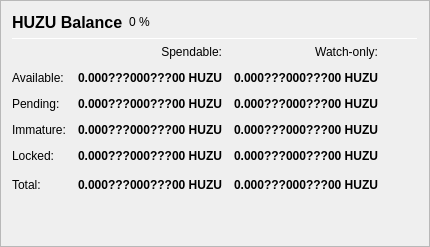
                   <widget class="QFrame" name="frame_Balances">
                    <property name="frameShape">
                     <enum>QFrame::StyledPanel</enum>
                    </property>
                    <property name="frameShadow">
                     <enum>QFrame::Raised</enum>
                    </property>
                    <layout class="QVBoxLayout" name="verticalLayout_4">
                     <item>
                      <layout class="QHBoxLayout" name="horizontalLayout_4">
                       <item>
                        <widget class="QLabel" name="label_5">
                         <property name="minimumSize">
                          <size>
                           <width>0</width>
                           <height>20</height>
                          </size>
                         </property>
                         <property name="font">
                          <font>
                           <pointsize>12</pointsize>
                           <weight>75</weight>
                           <bold>true</bold>
                          </font>
                         </property>
                         <property name="text">
                          <string>HUZU Balance</string>
                         </property>
                        </widget>
                       </item>
                       <item>
                        <widget class="QLabel" name="labelHUZUPercent">
                         <property name="text">
                          <string notr="true">0 %</string>
                         </property>
                        </widget>
                       </item>
                       <item>
                        <spacer name="horizontalSpacer_3">
                         <property name="orientation">
                          <enum>Qt::Horizontal</enum>
                         </property>
                         <property name="sizeHint" stdset="0">
                          <size>
                           <width>40</width>
                           <height>20</height>
                          </size>
                         </property>
                        </spacer>
                       </item>
                      </layout>
                     </item>
                     <item>
                      <widget class="Line" name="line_Balance">
                       <property name="minimumSize">
                        <size>
                         <width>0</width>
                         <height>1</height>
                        </size>
                       </property>
                       <property name="maximumSize">
                        <size>
                         <width>16777215</width>
                         <height>1</height>
                        </size>
                       </property>
                       <property name="orientation">
                        <enum>Qt::Horizontal</enum>
                       </property>
                      </widget>
                     </item>
                     <item>
                      <layout class="QGridLayout" name="gridLayout">
                       <property name="spacing">
                        <number>12</number>
                       </property>
                       <item row="0" column="1">
                        <widget class="QLabel" name="labelSpendable">
                         <property name="text">
                          <string>Spendable:</string>
                         </property>
                         <property name="alignment">
                          <set>Qt::AlignRight|Qt::AlignTrailing|Qt::AlignVCenter</set>
                         </property>
                        </widget>
                       </item>
                       <item row="0" column="2">
                        <widget class="QLabel" name="labelWatchonly">
                         <property name="text">
                          <string>Watch-only:</string>
                         </property>
                         <property name="alignment">
                          <set>Qt::AlignRight|Qt::AlignTrailing|Qt::AlignVCenter</set>
                         </property>
                        </widget>
                       </item>
                       <item row="1" column="0">
                        <widget class="QLabel" name="labelBalanceText">
                         <property name="text">
                          <string>Available:</string>
                         </property>
                        </widget>
                       </item>
                       <item row="1" column="1">
                        <widget class="QLabel" name="labelBalance">
                         <property name="font">
                          <font>
                           <weight>75</weight>
                           <bold>true</bold>
                          </font>
                         </property>
                         <property name="cursor">
                          <cursorShape>IBeamCursor</cursorShape>
                         </property>
                         <property name="toolTip">
                          <string>Your current spendable balance</string>
                         </property>
                         <property name="text">
                          <string notr="true">0.000???000???00 HUZU</string>
                         </property>
                         <property name="alignment">
                          <set>Qt::AlignRight|Qt::AlignTrailing|Qt::AlignVCenter</set>
                         </property>
                         <property name="textInteractionFlags">
                          <set>Qt::LinksAccessibleByMouse|Qt::TextSelectableByKeyboard|Qt::TextSelectableByMouse</set>
                         </property>
                        </widget>
                       </item>
                       <item row="1" column="2">
                        <widget class="QLabel" name="labelWatchAvailable">
                         <property name="font">
                          <font>
                           <weight>75</weight>
                           <bold>true</bold>
                          </font>
                         </property>
                         <property name="cursor">
                          <cursorShape>IBeamCursor</cursorShape>
                         </property>
                         <property name="toolTip">
                          <string>Your current balance in watch-only addresses</string>
                         </property>
                         <property name="text">
                          <string notr="true">0.000???000???00 HUZU</string>
                         </property>
                         <property name="alignment">
                          <set>Qt::AlignRight|Qt::AlignTrailing|Qt::AlignVCenter</set>
                         </property>
                         <property name="textInteractionFlags">
                          <set>Qt::LinksAccessibleByMouse|Qt::TextSelectableByKeyboard|Qt::TextSelectableByMouse</set>
                         </property>
                        </widget>
                       </item>
                       <item row="2" column="0">
                        <widget class="QLabel" name="labelPendingText">
                         <property name="text">
                          <string>Pending:</string>
                         </property>
                        </widget>
                       </item>
                       <item row="2" column="1">
                        <widget class="QLabel" name="labelUnconfirmed">
                         <property name="font">
                          <font>
                           <weight>75</weight>
                           <bold>true</bold>
                          </font>
                         </property>
                         <property name="cursor">
                          <cursorShape>IBeamCursor</cursorShape>
                         </property>
                         <property name="toolTip">
                          <string>Total of transactions that have yet to be confirmed, and do not yet count toward the spendable balance</string>
                         </property>
                         <property name="text">
                          <string notr="true">0.000???000???00 HUZU</string>
                         </property>
                         <property name="alignment">
                          <set>Qt::AlignRight|Qt::AlignTrailing|Qt::AlignVCenter</set>
                         </property>
                         <property name="textInteractionFlags">
                          <set>Qt::LinksAccessibleByMouse|Qt::TextSelectableByKeyboard|Qt::TextSelectableByMouse</set>
                         </property>
                        </widget>
                       </item>
                       <item row="2" column="2">
                        <widget class="QLabel" name="labelWatchPending">
                         <property name="font">
                          <font>
                           <weight>75</weight>
                           <bold>true</bold>
                          </font>
                         </property>
                         <property name="cursor">
                          <cursorShape>IBeamCursor</cursorShape>
                         </property>
                         <property name="toolTip">
                          <string>Unconfirmed transactions to watch-only addresses</string>
                         </property>
                         <property name="text">
                          <string notr="true">0.000???000???00 HUZU</string>
                         </property>
                         <property name="alignment">
                          <set>Qt::AlignRight|Qt::AlignTrailing|Qt::AlignVCenter</set>
                         </property>
                         <property name="textInteractionFlags">
                          <set>Qt::LinksAccessibleByMouse|Qt::TextSelectableByKeyboard|Qt::TextSelectableByMouse</set>
                         </property>
                        </widget>
                       </item>
                       <item row="3" column="0">
                        <widget class="QLabel" name="labelImmatureText">
                         <property name="text">
                          <string>Immature:</string>
                         </property>
                        </widget>
                       </item>
                       <item row="3" column="1">
                        <widget class="QLabel" name="labelImmature">
                         <property name="font">
                          <font>
                           <weight>75</weight>
                           <bold>true</bold>
                          </font>
                         </property>
                         <property name="cursor">
                          <cursorShape>IBeamCursor</cursorShape>
                         </property>
                         <property name="toolTip">
                          <string>Staked or masternode rewards that has not yet matured</string>
                         </property>
                         <property name="text">
                          <string notr="true">0.000???000???00 HUZU</string>
                         </property>
                         <property name="alignment">
                          <set>Qt::AlignRight|Qt::AlignTrailing|Qt::AlignVCenter</set>
                         </property>
                         <property name="textInteractionFlags">
                          <set>Qt::LinksAccessibleByMouse|Qt::TextSelectableByKeyboard|Qt::TextSelectableByMouse</set>
                         </property>
                        </widget>
                       </item>
                       <item row="3" column="2">
                        <widget class="QLabel" name="labelWatchImmature">
                         <property name="font">
                          <font>
                           <weight>75</weight>
                           <bold>true</bold>
                          </font>
                         </property>
                         <property name="cursor">
                          <cursorShape>IBeamCursor</cursorShape>
                         </property>
                         <property name="toolTip">
                          <string>Staked or masternode rewards in watch-only addresses that has not yet matured</string>
                         </property>
                         <property name="text">
                          <string notr="true">0.000???000???00 HUZU</string>
                         </property>
                         <property name="alignment">
                          <set>Qt::AlignRight|Qt::AlignTrailing|Qt::AlignVCenter</set>
                         </property>
                         <property name="textInteractionFlags">
                          <set>Qt::LinksAccessibleByMouse|Qt::TextSelectableByKeyboard|Qt::TextSelectableByMouse</set>
                         </property>
                        </widget>
                       </item>
                       <item row="4" column="0">
                        <widget class="QLabel" name="labelLockedBalanceText">
                         <property name="toolTip">
                          <string>Locked HUZU or Masternode collaterals. These are excluded from zHUZU minting.</string>
                         </property>
                         <property name="text">
                          <string>Locked:</string>
                         </property>
                        </widget>
                       </item>
                       <item row="4" column="1">
                        <widget class="QLabel" name="labelLockedBalance">
                         <property name="font">
                          <font>
                           <weight>75</weight>
                           <bold>true</bold>
                          </font>
                         </property>
                         <property name="cursor">
                          <cursorShape>IBeamCursor</cursorShape>
                         </property>
                         <property name="toolTip">
                          <string>Locked HUZU or Masternode collaterals. These are excluded from zHUZU minting.</string>
                         </property>
                         <property name="text">
                          <string notr="true">0.000???000???00 HUZU</string>
                         </property>
                         <property name="alignment">
                          <set>Qt::AlignRight|Qt::AlignTrailing|Qt::AlignVCenter</set>
                         </property>
                         <property name="textInteractionFlags">
                          <set>Qt::LinksAccessibleByMouse|Qt::TextSelectableByKeyboard|Qt::TextSelectableByMouse</set>
                         </property>
                        </widget>
                       </item>
                       <item row="4" column="2">
                        <widget class="QLabel" name="labelWatchLocked">
                         <property name="font">
                          <font>
                           <weight>75</weight>
                           <bold>true</bold>
                          </font>
                         </property>
                         <property name="cursor">
                          <cursorShape>IBeamCursor</cursorShape>
                         </property>
                         <property name="toolTip">
                          <string>Current locked balance in watch-only addresses</string>
                         </property>
                         <property name="text">
                          <string notr="true">0.000???000???00 HUZU</string>
                         </property>
                         <property name="alignment">
                          <set>Qt::AlignRight|Qt::AlignTrailing|Qt::AlignVCenter</set>
                         </property>
                         <property name="textInteractionFlags">
                          <set>Qt::LinksAccessibleByMouse|Qt::TextSelectableByKeyboard|Qt::TextSelectableByMouse</set>
                         </property>
                        </widget>
                       </item>
                       <item row="5" column="0">
                        <widget class="QLabel" name="labelTotalText">
                         <property name="toolTip">
                          <string>Your current HUZU balance, unconfirmed and immature transactions included</string>
                         </property>
                         <property name="text">
                          <string>Total:</string>
                         </property>
                        </widget>
                       </item>
                       <item row="5" column="1">
                        <widget class="QLabel" name="labelTotal">
                         <property name="font">
                          <font>
                           <weight>75</weight>
                           <bold>true</bold>
                          </font>
                         </property>
                         <property name="cursor">
                          <cursorShape>IBeamCursor</cursorShape>
                         </property>
                         <property name="toolTip">
                          <string>Your current HUZU balance, unconfirmed and immature transactions included</string>
                         </property>
                         <property name="text">
                          <string notr="true">0.000???000???00 HUZU</string>
                         </property>
                         <property name="alignment">
                          <set>Qt::AlignRight|Qt::AlignTrailing|Qt::AlignVCenter</set>
                         </property>
                         <property name="textInteractionFlags">
                          <set>Qt::LinksAccessibleByMouse|Qt::TextSelectableByKeyboard|Qt::TextSelectableByMouse</set>
                         </property>
                        </widget>
                       </item>
                       <item row="5" column="2">
                        <widget class="QLabel" name="labelWatchTotal">
                         <property name="font">
                          <font>
                           <weight>75</weight>
                           <bold>true</bold>
                          </font>
                         </property>
                         <property name="cursor">
                          <cursorShape>IBeamCursor</cursorShape>
                         </property>
                         <property name="toolTip">
                          <string>Current total balance in watch-only addresses</string>
                         </property>
                         <property name="text">
                          <string notr="true">0.000???000???00 HUZU</string>
                         </property>
                         <property name="alignment">
                          <set>Qt::AlignRight|Qt::AlignTrailing|Qt::AlignVCenter</set>
                         </property>
                         <property name="textInteractionFlags">
                          <set>Qt::LinksAccessibleByMouse|Qt::TextSelectableByKeyboard|Qt::TextSelectableByMouse</set>
                         </property>
                        </widget>
                       </item>
                       <item row="5" column="3">
                        <spacer name="horizontalSpacer_9">
                         <property name="orientation">
                          <enum>Qt::Horizontal</enum>
                         </property>
                         <property name="sizeHint" stdset="0">
                          <size>
                           <width>40</width>
                           <height>20</height>
                          </size>
                         </property>
                        </spacer>
                       </item>
                      </layout>
                     </item>
                     <item>
                      <spacer name="verticalSpacer_3">
                       <property name="orientation">
                        <enum>Qt::Vertical</enum>
                       </property>
                       <property name="sizeHint" stdset="0">
                        <size>
                         <width>20</width>
                         <height>40</height>
                        </size>
                       </property>
                      </spacer>
                     </item>
                    </layout>
                   </widget>
